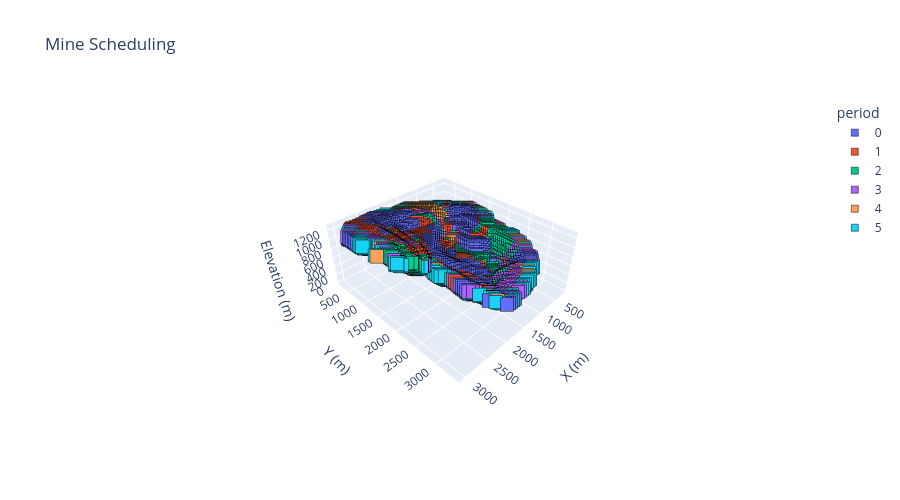

The notebook cell this image was saved under:
### Markdown cell above
### Mine Scheduling 3D Plot

### Code cell
# Block dimensions
dx, dy, dz = 50, 50, 20

# Filter extracted blocks and prepare data
d = blocks.loc[blocks.period.notna()].copy()
d["period"] = d["period"].astype(int)
d[["x","y","z"]] *= [dx, dy, dz]
d["period"] -= d["period"].min()
d["period"] = d["period"].astype(str)

# Axis scaling for correct proportions
r = d[["x","y","z"]].max() - d[["x","y","z"]].min()
s = r.max()

# 3D categorical scatter with Plotly default colors
fig = px.scatter_3d(d, x="x", y="y", z="z", color="period", color_discrete_sequence=px.colors.qualitative.Plotly,
    category_orders={"period": sorted(d["period"], key=int)}, labels={"color": "Periods"}, 
    title="Mine Scheduling", width=900, height=500).update_traces(marker=dict(symbol="square", size=7, 
    line=dict(width=0.5, color="black"))).update_layout(scene=dict(xaxis_title="X (m)", yaxis_title="Y (m)", 
    zaxis_title="Elevation (m)", aspectmode="manual", aspectratio=dict(x=r.x/s, y=r.y/s, z=r.z/s)))
fig.show()

### Figure 1 — Plotly figure (JSON) as saved in the notebook; plotly's stock layout.template omitted (floating-point values rounded to 4 significant figures; data arrays with more than 128 entries replaced by an {"elided": "..."} marker saying what was removed)
{"data": [{"hovertemplate": "period=0<br>x=%{x}<br>y=%{y}<br>z=%{z}<extra></extra>", "legendgroup": "0", "marker": {"color": "#636EFA", "line": {"color": "black", "width": 0.5}, "size": 7, "symbol": "square"}, "mode": "markers", "name": "0", "scene": "scene", "showlegend": true, "type": "scatter3d", "x": {"elided": "5520 int values"}, "y": {"elided": "5520 int values"}, "z": {"elided": "5520 int values"}}, {"hovertemplate": "period=1<br>x=%{x}<br>y=%{y}<br>z=%{z}<extra></extra>", "legendgroup": "1", "marker": {"color": "#EF553B", "line": {"color": "black", "width": 0.5}, "size": 7, "symbol": "square"}, "mode": "markers", "name": "1", "scene": "scene", "showlegend": true, "type": "scatter3d", "x": {"elided": "4082 int values"}, "y": {"elided": "4082 int values"}, "z": {"elided": "4082 int values"}}, {"hovertemplate": "period=2<br>x=%{x}<br>y=%{y}<br>z=%{z}<extra></extra>", "legendgroup": "2", "marker": {"color": "#00CC96", "line": {"color": "black", "width": 0.5}, "size": 7, "symbol": "square"}, "mode": "markers", "name": "2", "scene": "scene", "showlegend": true, "type": "scatter3d", "x": {"elided": "5221 int values"}, "y": {"elided": "5221 int values"}, "z": {"elided": "5221 int values"}}, {"hovertemplate": "period=3<br>x=%{x}<br>y=%{y}<br>z=%{z}<extra></extra>", "legendgroup": "3", "marker": {"color": "#AB63FA", "line": {"color": "black", "width": 0.5}, "size": 7, "symbol": "square"}, "mode": "markers", "name": "3", "scene": "scene", "showlegend": true, "type": "scatter3d", "x": {"elided": "4695 int values"}, "y": {"elided": "4695 int values"}, "z": {"elided": "4695 int values"}}, {"hovertemplate": "period=4<br>x=%{x}<br>y=%{y}<br>z=%{z}<extra></extra>", "legendgroup": "4", "marker": {"color": "#FFA15A", "line": {"color": "black", "width": 0.5}, "size": 7, "symbol": "square"}, "mode": "markers", "name": "4", "scene": "scene", "showlegend": true, "type": "scatter3d", "x": {"elided": "4513 int values"}, "y": {"elided": "4513 int values"}, "z": {"elided": "4513 int values"}}, {"hovertemplate": "period=5<br>x=%{x}<br>y=%{y}<br>z=%{z}<extra></extra>", "legendgroup": "5", "marker": {"color": "#19D3F3", "line": {"color": "black", "width": 0.5}, "size": 7, "symbol": "square"}, "mode": "markers", "name": "5", "scene": "scene", "showlegend": true, "type": "scatter3d", "x": {"elided": "4813 int values"}, "y": {"elided": "4813 int values"}, "z": {"elided": "4813 int values"}}], "layout": {"height": 500, "legend": {"title": {"text": "period"}, "tracegroupgap": 0}, "scene": {"aspectmode": "manual", "aspectratio": {"x": 0.8889, "y": 1, "z": 0.4063}, "domain": {"x": [0, 1], "y": [0, 1]}, "xaxis": {"title": {"text": "X (m)"}}, "yaxis": {"title": {"text": "Y (m)"}}, "zaxis": {"title": {"text": "Elevation (m)"}}}, "title": {"text": "Mine Scheduling"}, "width": 900}}
